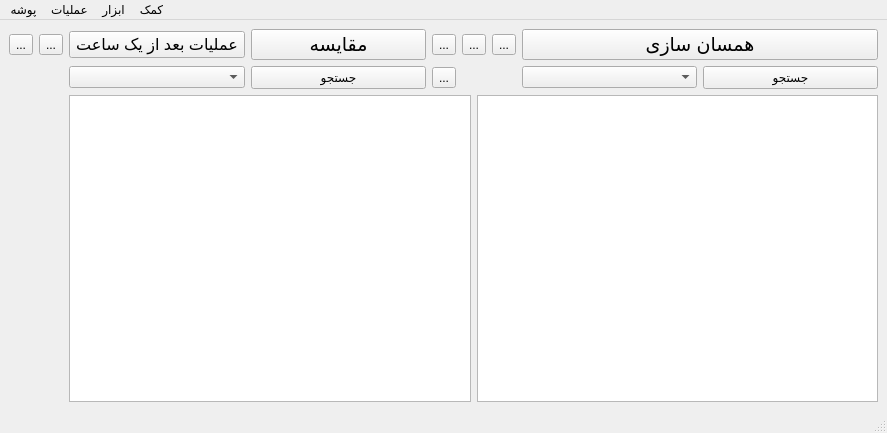
<?xml version="1.0" encoding="UTF-8"?>
<ui version="4.0">
 <class>persian</class>
 <widget class="QMainWindow" name="persian">
  <property name="geometry">
   <rect>
    <x>0</x>
    <y>0</y>
    <width>887</width>
    <height>433</height>
   </rect>
  </property>
  <property name="windowTitle">
   <string>bestsync</string>
  </property>
  <property name="toolTip">
   <string/>
  </property>
  <widget class="QWidget" name="centralwidget">
   <layout class="QGridLayout" name="gridLayout_8">
    <item row="0" column="0">
     <layout class="QGridLayout" name="gridLayout_7">
      <item row="2" column="2" rowspan="2" colspan="4">
       <layout class="QHBoxLayout" name="horizontalLayout_102">
        <item>
         <widget class="QTreeView" name="treeView"/>
        </item>
        <item>
         <widget class="QTreeView" name="treeView_2"/>
        </item>
       </layout>
      </item>
      <item row="0" column="3">
       <widget class="QToolButton" name="toolButton_7">
        <property name="toolTip">
         <string>تنظیمات مقایسه</string>
        </property>
        <property name="text">
         <string>...</string>
        </property>
        <property name="icon">
         <iconset>
          <normaloff>../settings (1).png</normaloff>../settings (1).png</iconset>
        </property>
        <property name="iconSize">
         <size>
          <width>30</width>
          <height>30</height>
         </size>
        </property>
       </widget>
      </item>
      <item row="1" column="3">
       <widget class="QToolButton" name="toolButton_10">
        <property name="toolTip">
         <string>جا به جایی</string>
        </property>
        <property name="text">
         <string>...</string>
        </property>
        <property name="icon">
         <iconset>
          <normaloff>../swap.png</normaloff>../swap.png</iconset>
        </property>
        <property name="iconSize">
         <size>
          <width>30</width>
          <height>30</height>
         </size>
        </property>
       </widget>
      </item>
      <item row="0" column="1">
       <widget class="QToolButton" name="toolButton_4">
        <property name="toolTip">
         <string>همسان سازی از راست به چپ</string>
        </property>
        <property name="text">
         <string>...</string>
        </property>
        <property name="icon">
         <iconset>
          <normaloff>../left.jpg</normaloff>../left.jpg</iconset>
        </property>
        <property name="iconSize">
         <size>
          <width>30</width>
          <height>30</height>
         </size>
        </property>
       </widget>
      </item>
      <item row="0" column="2">
       <layout class="QHBoxLayout" name="horizontalLayout_93">
        <item>
         <widget class="QPushButton" name="pushButton_5">
          <property name="font">
           <font>
            <pointsize>12</pointsize>
           </font>
          </property>
          <property name="text">
           <string>عملیات بعد از یک ساعت</string>
          </property>
         </widget>
        </item>
        <item>
         <widget class="QPushButton" name="pushButton">
          <property name="font">
           <font>
            <pointsize>14</pointsize>
           </font>
          </property>
          <property name="text">
           <string extracomment="File time &amp; size">مقایسه</string>
          </property>
          <property name="icon">
           <iconset>
            <normaloff>../file.png</normaloff>../file.png</iconset>
          </property>
          <property name="iconSize">
           <size>
            <width>30</width>
            <height>30</height>
           </size>
          </property>
         </widget>
        </item>
       </layout>
      </item>
      <item row="1" column="5">
       <layout class="QHBoxLayout" name="horizontalLayout_94">
        <item>
         <widget class="QComboBox" name="comboBox_2"/>
        </item>
        <item>
         <widget class="QPushButton" name="pushButton_4">
          <property name="text">
           <string>جستجو</string>
          </property>
         </widget>
        </item>
       </layout>
      </item>
      <item row="0" column="4">
       <layout class="QHBoxLayout" name="horizontalLayout_96">
        <item>
         <widget class="QToolButton" name="toolButton_8">
          <property name="toolTip">
           <string>فیلتر</string>
          </property>
          <property name="text">
           <string>...</string>
          </property>
          <property name="icon">
           <iconset>
            <normaloff>../funnel.png</normaloff>../funnel.png</iconset>
          </property>
          <property name="iconSize">
           <size>
            <width>30</width>
            <height>30</height>
           </size>
          </property>
         </widget>
        </item>
        <item>
         <widget class="QToolButton" name="toolButton_6">
          <property name="toolTip">
           <string>تنظیمات یکسان سازی</string>
          </property>
          <property name="text">
           <string>...</string>
          </property>
          <property name="icon">
           <iconset>
            <normaloff>../settings.png</normaloff>../settings.png</iconset>
          </property>
          <property name="iconSize">
           <size>
            <width>30</width>
            <height>30</height>
           </size>
          </property>
         </widget>
        </item>
       </layout>
      </item>
      <item row="0" column="5">
       <layout class="QHBoxLayout" name="horizontalLayout_95">
        <item>
         <widget class="QPushButton" name="pushButton_2">
          <property name="font">
           <font>
            <pointsize>14</pointsize>
           </font>
          </property>
          <property name="text">
           <string>همسان سازی</string>
          </property>
          <property name="icon">
           <iconset>
            <normaloff>../sync.png</normaloff>../sync.png</iconset>
          </property>
          <property name="iconSize">
           <size>
            <width>30</width>
            <height>30</height>
           </size>
          </property>
         </widget>
        </item>
       </layout>
      </item>
      <item row="0" column="0">
       <widget class="QToolButton" name="toolButton_5">
        <property name="toolTip">
         <string>همسان سازی از چپ به راست</string>
        </property>
        <property name="text">
         <string>...</string>
        </property>
        <property name="icon">
         <iconset>
          <normaloff>../right.jpg</normaloff>../right.jpg</iconset>
        </property>
        <property name="iconSize">
         <size>
          <width>30</width>
          <height>30</height>
         </size>
        </property>
       </widget>
      </item>
      <item row="1" column="2">
       <layout class="QHBoxLayout" name="horizontalLayout_92">
        <item>
         <widget class="QComboBox" name="comboBox"/>
        </item>
        <item>
         <widget class="QPushButton" name="pushButton_3">
          <property name="text">
           <string>جستجو</string>
          </property>
         </widget>
        </item>
       </layout>
      </item>
      <item row="3" column="0" colspan="2">
       <widget class="QLabel" name="label">
        <property name="text">
         <string/>
        </property>
       </widget>
      </item>
     </layout>
    </item>
   </layout>
  </widget>
  <widget class="QMenuBar" name="menubar">
   <property name="geometry">
    <rect>
     <x>0</x>
     <y>0</y>
     <width>887</width>
     <height>22</height>
    </rect>
   </property>
   <widget class="QMenu" name="menu">
    <property name="title">
     <string>پوشه</string>
    </property>
    <addaction name="action_2"/>
    <addaction name="action_3"/>
    <addaction name="separator"/>
    <addaction name="action_7"/>
    <addaction name="action_8"/>
    <addaction name="actionSave_as_batch_job_2"/>
    <addaction name="separator"/>
    <addaction name="action_10"/>
   </widget>
   <widget class="QMenu" name="menu_2">
    <property name="title">
     <string>عملیات</string>
    </property>
    <addaction name="action_11"/>
    <addaction name="separator"/>
    <addaction name="action_13"/>
    <addaction name="action_14"/>
    <addaction name="action_15"/>
    <addaction name="separator"/>
    <addaction name="action_17"/>
   </widget>
   <widget class="QMenu" name="menu_3">
    <property name="title">
     <string>ابزار</string>
    </property>
    <widget class="QMenu" name="menu_4">
     <property name="title">
      <string>زبان</string>
     </property>
     <addaction name="action"/>
    </widget>
    <addaction name="action_18"/>
    <addaction name="action_19"/>
    <addaction name="separator"/>
    <addaction name="menu_4"/>
   </widget>
   <widget class="QMenu" name="menu_5">
    <property name="title">
     <string>کمک</string>
    </property>
    <addaction name="action_22"/>
   </widget>
   <addaction name="menu"/>
   <addaction name="menu_2"/>
   <addaction name="menu_3"/>
   <addaction name="menu_5"/>
  </widget>
  <widget class="QStatusBar" name="statusbar"/>
  <action name="action_2">
   <property name="icon">
    <iconset>
     <normaloff>../new.png</normaloff>../new.png</iconset>
   </property>
   <property name="text">
    <string>جدید</string>
   </property>
   <property name="shortcut">
    <string>Ctrl+N</string>
   </property>
  </action>
  <action name="action_3">
   <property name="icon">
    <iconset>
     <normaloff>../open-file-button.png</normaloff>../open-file-button.png</iconset>
   </property>
   <property name="text">
    <string>باز کردن</string>
   </property>
   <property name="shortcut">
    <string>Ctrl+O</string>
   </property>
  </action>
  <action name="action_7">
   <property name="icon">
    <iconset>
     <normaloff>../save.png</normaloff>../save.png</iconset>
   </property>
   <property name="text">
    <string>ذخیره</string>
   </property>
   <property name="shortcut">
    <string>Ctrl+S</string>
   </property>
  </action>
  <action name="action_8">
   <property name="text">
    <string>ذخیره به عنوان</string>
   </property>
  </action>
  <action name="actionSave_as_batch_job_2">
   <property name="text">
    <string>Save as batch job</string>
   </property>
  </action>
  <action name="action_10">
   <property name="text">
    <string>خروج</string>
   </property>
  </action>
  <action name="action_11">
   <property name="icon">
    <iconset>
     <normaloff>../file.png</normaloff>../file.png</iconset>
   </property>
   <property name="text">
    <string>شروع مقایسه</string>
   </property>
   <property name="shortcut">
    <string>F5</string>
   </property>
  </action>
  <action name="action_13">
   <property name="icon">
    <iconset>
     <normaloff>../settings (1).png</normaloff>../settings (1).png</iconset>
   </property>
   <property name="text">
    <string>تنظیمات مقایسه</string>
   </property>
   <property name="shortcut">
    <string>F6</string>
   </property>
  </action>
  <action name="action_14">
   <property name="icon">
    <iconset>
     <normaloff>../funnel.png</normaloff>../funnel.png</iconset>
   </property>
   <property name="text">
    <string>تنظیمات فیلتر</string>
   </property>
   <property name="shortcut">
    <string>F7</string>
   </property>
  </action>
  <action name="action_15">
   <property name="icon">
    <iconset>
     <normaloff>../settings.png</normaloff>../settings.png</iconset>
   </property>
   <property name="text">
    <string>تنظیمات یکسان سازی</string>
   </property>
   <property name="shortcut">
    <string>F8</string>
   </property>
  </action>
  <action name="action_17">
   <property name="icon">
    <iconset>
     <normaloff>../sync.png</normaloff>../sync.png</iconset>
   </property>
   <property name="text">
    <string>شروع یکسان سازی</string>
   </property>
   <property name="shortcut">
    <string>F9</string>
   </property>
  </action>
  <action name="action_18">
   <property name="icon">
    <iconset>
     <normaloff>../binoculars.png</normaloff>../binoculars.png</iconset>
   </property>
   <property name="text">
    <string>یافتن...</string>
   </property>
   <property name="shortcut">
    <string>Ctrl+F</string>
   </property>
  </action>
  <action name="action_19">
   <property name="text">
    <string>صدور لیست</string>
   </property>
  </action>
  <action name="action">
   <property name="icon">
    <iconset>
     <normaloff>../united-kingdom.png</normaloff>../united-kingdom.png</iconset>
   </property>
   <property name="text">
    <string>English</string>
   </property>
  </action>
  <action name="action_22">
   <property name="icon">
    <iconset>
     <normaloff>../faq.png</normaloff>../faq.png</iconset>
   </property>
   <property name="text">
    <string>مشاهده کمک</string>
   </property>
   <property name="shortcut">
    <string>F1</string>
   </property>
  </action>
 </widget>
 <resources/>
 <connections/>
</ui>
